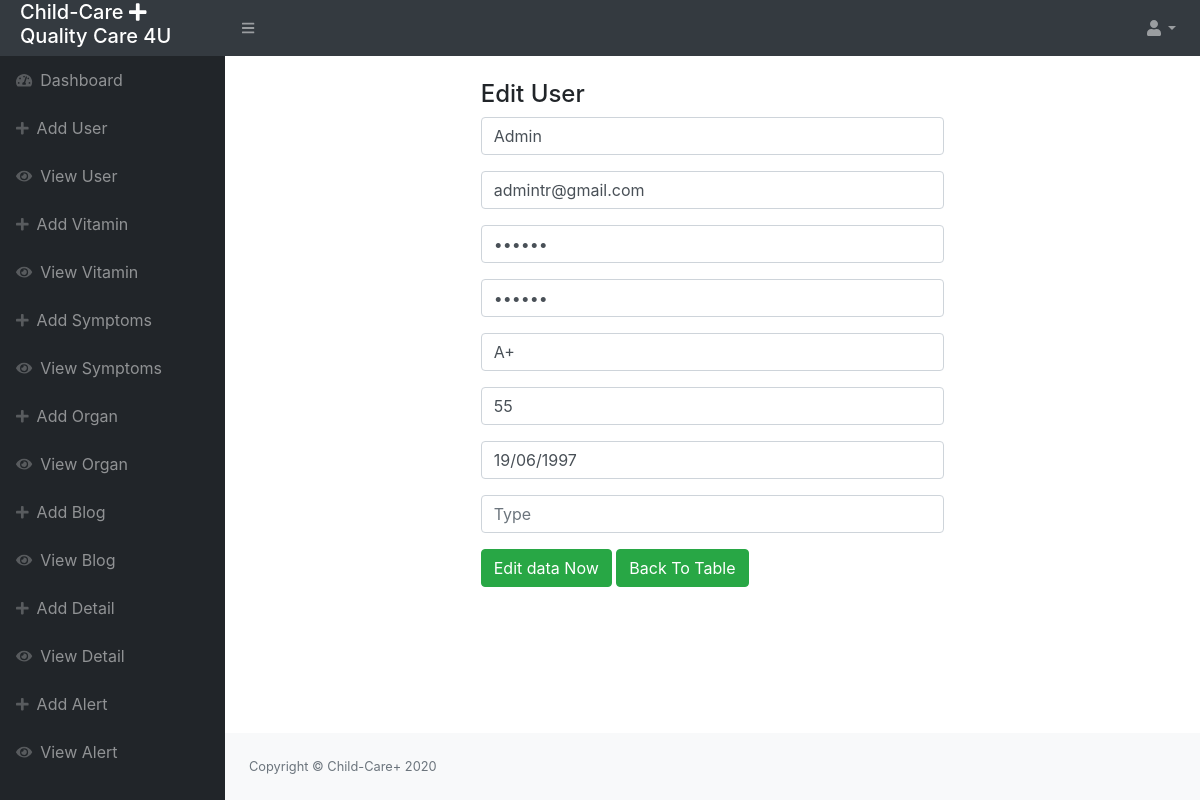
The app's page /child-care/admin/edit-user/1 with its own data.
### tables this page shows
CREATE TABLE `tbl_user` (
  `ID` int(255) NOT NULL,
  `NAME` varchar(255) NOT NULL,
  `EMAIL` varchar(255) NOT NULL,
  `PASSWORD` varchar(255) NOT NULL,
  `C-PASSWORD` varchar(255) NOT NULL,
  `BLOOD-GROUP` varchar(255) NOT NULL,
  `WEIGHT` varchar(255) NOT NULL,
  `DOB` varchar(255) NOT NULL,
  `TYPE` varchar(255) NOT NULL
);

### child-care/application/controllers/Admin.php (called while the page is built, shortened)
<?php
class Admin extends CI_Controller {
		public function edit_user($ID)
	{
		$data['title']='Edit User';
		$this->form_validation->set_rules('NAME', 'NAME', 'required|regex_match[/^[a-zA-Z ]*$/]');
		$this->form_validation->set_rules('EMAIL', 'EMAIL', 'required|valid_email[tbl_user.email]');
		$this->form_validation->set_rules('PASSWORD', 'PASSWORD', 'required|min_length[5]|max_length[10]');
		$this->form_validation->set_rules('C-PASSWORD', 'Confirm', 'required|matches[PASSWORD]');
		$this->form_validation->set_rules('BLOOD-GROUP', 'BLOOD-GROUP', 'required|validate_blood');
		$this->form_validation->set_rules('WEIGHT', 'WEIGHT', 'required');
		$this->form_validation->set_rules('DOB', 'DOB', 'required');
		$this->form_validation->set_rules('TYPE', 'TYPE', 'required');
		$this->form_validation->set_message('validate_blood', 'The %s is Invalid');
		if ($this->form_validation->run() == FALSE) {
			$data['user']=$this->db->where('ID',$ID)->get('tbl_user')->result_array();
			$this->load->view('admin/inc/header');
			$this->load->view('admin/edit-user',$data);
			$this->load->view('admin/inc/footer');
		}
}
}

### child-care/index.php (called while the page is built, shortened)
<?php
require_once BASEPATH.'core/CodeIgniter.php';

### child-care/application/views/admin/edit-user.php (the view, shortened to what this page needs)
            <div id="layoutSidenav_content">
                <main>
<div class="col-md-6 offset-3">
		<br>
		<h4>Edit User</h4>
<form action="" method="post" enctype="multipart/form-data" >
	<div class="form-group">
		<input type="text" class="form-control" placeholder="Enter Your Name" value="<?php if(set_value('NAME')){ echo set_value('NAME'); }else{ echo $user[0]['NAME']; }?>" name="NAME"  >
	</div>
	<div class="form-group">
	<input type="text" class="form-control" placeholder="Enter Your Email" value="<?php if(set_value('EMAIL')){ echo set_value('EMAIL'); }else{ echo $user[0]['EMAIL']; }?>"  name="EMAIL"  >
	</div>
	<div class="form-group">
	<input type="password" class="form-control" placeholder="Enter password" value="<?php if(set_value('PASSWORD')){ echo set_value('PASSWORD'); }else{ echo $user[0]['PASSWORD']; }?>"  name="PASSWORD"   >
	</div>
			<div class="form-group">
			<input type="password" class="form-control" placeholder="Enter Confirm password" value="<?php if(set_value('C-PASSWORD')){ echo set_value('C-PASSWORD'); }else{ echo $user[0]['PASSWORD']; }?>"  name="C-PASSWORD"   >
	</div>
	<div class="form-group">
	<input type="text" class="form-control" placeholder="Enter Your Blood Group" value="<?php if(set_value('BLOOD-GROUP')){ echo set_value('BLOOD-GROUP'); }else{ echo $user[0]['BLOOD-GROUP']; }?>"  name="BLOOD-GROUP"   >
	</div>
	<div class="form-group">
	<input type="text" class="form-control" placeholder="Enter Your Weight" value="<?php if(set_value('WEIGHT')){ echo set_value('WEIGHT'); }else{ echo $user[0]['WEIGHT']; }?>"  name="WEIGHT"   >
	</div>
			<div class="form-group">
			<input type="text" class="form-control" placeholder="Enter Your Date of Birth" value="<?php if(set_value('DOB')){ echo set_value('DOB'); }else{ echo $user[0]['DOB']; }?>"  name="DOB" >
	</div>
		<div class="form-group">
		<input type="text" class="form-control" placeholder="Type" value="<?=set_value('TYPE')?>"  name="TYPE"   >
	</div>
	<div class="form-group">
		<input type="submit"  name="submit" class="btn btn-success" value="Edit data Now" >
		<a href="<?=base_url()?>admin/view-user/"><button type="button" class="btn btn-success">Back To Table</button><a>
	</div>
</form>
</div>
                </main>

### records on screen
tbl_user: NAME "Admin", EMAIL "admintr@gmail.com", BLOOD-GROUP "A+", WEIGHT "55", DOB "19/06/1997"
